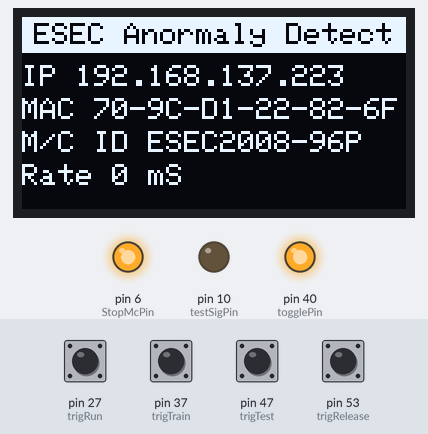
Bench run of a sketch on a simulated Arduino Mega 2560, built with avr-gcc and run on an emulated ATmega2560. On the bench: 128×64 one-colour display, output pins drawn as LEDs (lit = HIGH). Dashed ring = blinking. The test bench sets the inputs (shaded band); at power-on: pin 27 (trigRun), pin 37 (trigTrain), pin 47 (trigTest), pin 53 (trigRelease) HIGH. The display library's start-up logo is not drawn; pins used as bus, display or sensor lines are not drawn; what the sketch prints to the serial monitor is not drawn.

Above: at 1.57 s.
1.6 s: pin 53 (trigRelease) pulled LOW for 0.15 s
At 2.12 s:
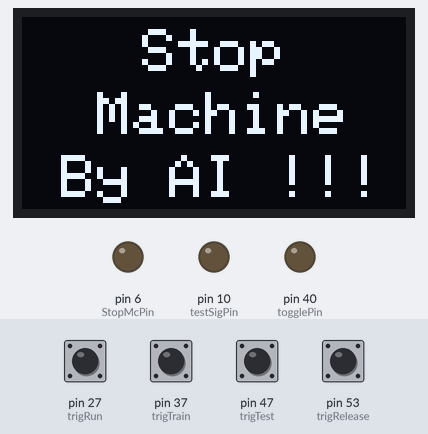
2.3 s: pin 53 (trigRelease) pulled LOW for 1 s
At 2.89 s:
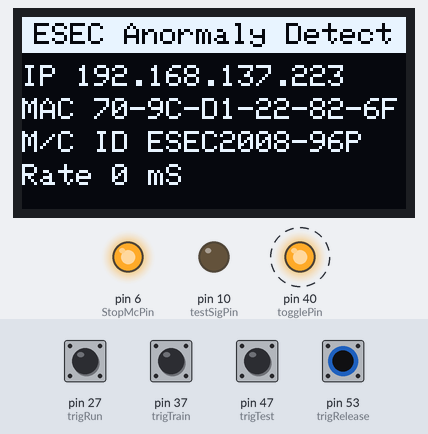
4.8 s: pin 53 (trigRelease) pulled LOW for 0.15 s
At 5.0 s:
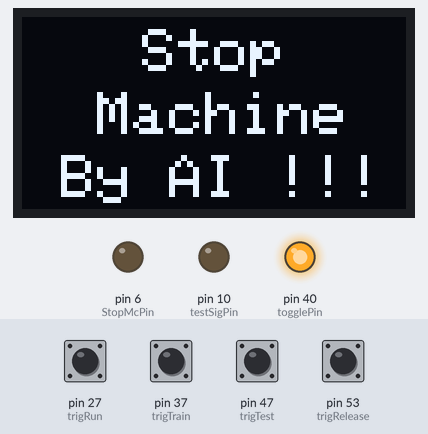
5.5 s: pin 53 (trigRelease) pulled LOW for 0.15 s
At 5.61 s:
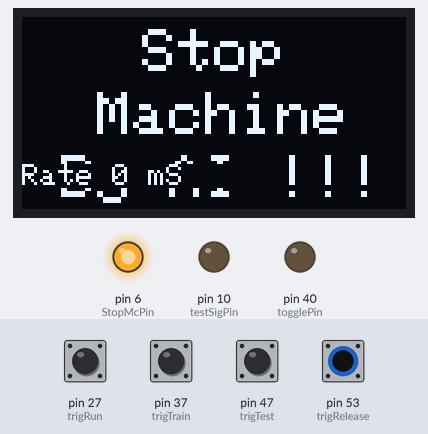
Timing chart, 0 to 11.9 s (numbered marks = the images above; inputs shaded):
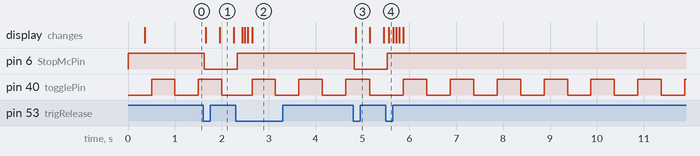

The sketch:

TriggerCamera8_MEGA.ino
```cpp
#include <ArduinoJson.h>
#include "triggerstate.h"

#include <SPI.h>
#include <Wire.h>
#include <Adafruit_GFX.h>
#include <Adafruit_SSD1306.h>
#include <avr/wdt.h>

#define SCREEN_WIDTH 128 // OLED display width, in pixels
#define SCREEN_HEIGHT 64 // OLED display height, in pixels
#define OLED_RESET     4 // Reset pin # (or -1 if sharing Arduino reset pin)
#define SCREEN_ADDRESS 0x3C ///< See datasheet for Address; 0x3D for 128x64, 0x3C for 128x32
Adafruit_SSD1306 display(SCREEN_WIDTH, SCREEN_HEIGHT, &Wire, OLED_RESET);


#define testSigPin 10
#define togglePin 40
#define StopMcPin 6
#define StopMcPinTrig 7
#define trigRun 27
#define trigTrain 37
#define trigTest 47
#define trigRelease 53


TriggerInput inputRun(trigRun,20);
TriggerInput inputSetupTrain(trigTrain,30);
TriggerInput inputSetupTest(trigTest,30);
TriggerInput inputRelease(trigRelease,30);

String inputString = "";         // a String to hold incoming data
bool stringComplete = false;  // whether the string is complete
bool SetupMode = true;

unsigned long startCount = 0;
String dataCount = "";


unsigned long previousMillisToggleDisp = 0;
unsigned long previousMillisToggleStop = 0;
unsigned long previousMillisToggleSig = 0;
unsigned long previousMillisToggle = 0;
unsigned long previousMillisHandcheck = 0;
unsigned long previousMillisRateCount = 0;

String IP = "192.168.137.223";
String MAC =  "70-9C-D1-22-82-6F";
String MC_ID = "ESEC2008-96P";
int Rate = 0;
int triggerCount = 0;
int procCounterTrig = 0;
bool disp_init = false;

bool stopTrigged = false;


DynamicJsonDocument doc(1024);

void setup() {
  Serial.begin(9600);
  pinMode(testSigPin, OUTPUT);
  pinMode(togglePin, OUTPUT);
  pinMode(StopMcPin, OUTPUT);
  pinMode(StopMcPinTrig, OUTPUT);
  digitalWrite(StopMcPin, HIGH);
  digitalWrite(StopMcPinTrig, HIGH);
  initialDisp();
  delay(10);
  wdt_enable(WDTO_500MS);
  Serial.println("#####################################################################");
}


void loop()
{
    bool ipRun = inputRun.getState();
    bool ipTrain = inputSetupTrain.getState();
    bool ipTest = inputSetupTest.getState();
    bool ipRelease = inputRelease.getState();
    if(ipRun && digitalRead(StopMcPin))
    {
        counter();
        String res = "{\"Mode\":\"Process\"}";
        printMsg(false,res);
    }
    else
    {
        if(ipTrain)
        {
            String res = "{\"Mode\":\"SetupTrain\"}";
            printMsg(false,res);
        }
        else if(ipTest)
        {
            String res = "{\"Mode\":\"SetupTest\"}";
            printMsg(false,res);
        }
        else if(ipRelease)
        {
          digitalWrite(StopMcPin, !digitalRead(StopMcPin));
          handcheck_msg();
        }
    }
    toggle();
    handcheck();
    IOControl();
    rateCal();
    toggleStop();
    //toggleSignal();
    togleDispStopMC();
    wdt_reset();
}


bool disptog = false;
bool resetToNormDisp = false;
void togleDispStopMC()
{
  if(!digitalRead(StopMcPin))
  {
    resetToNormDisp = true;
    unsigned int interval = 300;
    if(millis() - previousMillisToggleDisp >= interval)
    {
      previousMillisToggleDisp = millis();
      dispStopMC(disptog);
      disptog = !disptog;
    }
  }
  else
  {
    if(resetToNormDisp)
    {
      resetToNormDisp = false;
      normalDisp();
    }
  }
}


int countTrig = 0;
void toggleStop()
{
  if(!digitalRead(StopMcPin))
  {
    if(stopTrigged)
    {
      return;
    }
    unsigned int interval = 500;
    if(millis() - previousMillisToggleStop >= interval)
    {
      previousMillisToggleStop = millis();
      digitalWrite(StopMcPinTrig, !digitalRead(StopMcPinTrig));
      countTrig += 1;
      if(countTrig == 2)
      {
        stopTrigged = true;
      }
    }
  }
  else
  {
    digitalWrite(StopMcPinTrig, HIGH);
    stopTrigged = false;
    countTrig = 0;
  }
}

void toggleSignal()
{
   unsigned int interval = 200;
   if (millis() - previousMillisToggleSig  >= interval)
   {
      previousMillisToggleSig = millis();
      digitalWrite(testSigPin, !digitalRead(testSigPin));
   }
}

void toggle()
{
   unsigned int interval = 500;
   if (millis() - previousMillisToggle  >= interval)
   {
      previousMillisToggle = millis();
      digitalWrite(togglePin,!(digitalRead(togglePin)));
   }
}

void printMsg(bool command,String val)
{
    if(command)
    {
        String s1 = "CommandInput >> ";
        String s3 = s1 + val;
        Serial.println(s3);
    }
    else
    {
        String s1 = "Trig;";
        String s3 = s1 + val;
        Serial.println(s3);
    }
}
void handcheck()
{
  unsigned int interval = 2000;
  if (millis() - previousMillisHandcheck  >= interval)
  {
    previousMillisHandcheck = millis();
    handcheck_msg();
  }
}

void handcheck_msg()
{
  if (!digitalRead(StopMcPin))
  {
    Serial.println("HandCheck;{\"StopMC\":true,\"Rate\":"+String(Rate)+",\"TriggerCount\":"+String(procCounterTrig)+"}");
  }
  else
  {
    Serial.println("HandCheck;{\"StopMC\":false,\"Rate\":"+String(Rate)+",\"TriggerCount\":"+String(procCounterTrig)+"}");
  }
}

void rateCal()
{
  unsigned int interval = 5000;
  if (millis() - previousMillisRateCount  >= interval)
  {

    if(digitalRead(StopMcPin))
    {
      previousMillisRateCount = millis();
      String res = dataCount;
      dataCount = "";
      procCounterTrig = triggerCount;
      triggerCount =0;
      Rate = calculate(res);
      dispRate();
    }
    else
    {
      dataCount = "";
      Rate = 0;
      triggerCount =0;
      procCounterTrig = 0;
    }

  }
}

void counter()
{
  triggerCount +=1;
  if(startCount == 0)
  {
    startCount = millis();
  }
  else
  {
    unsigned long cal = millis()-startCount;
    startCount = 0;
    if(dataCount == "")
    {
      dataCount += String(cal);
    }
    else
    {
      dataCount += "," + String(cal);
    }
  }
}

int calculate(String res)
{
    if(res == "")
    {
      return 0;
    }
    String s = res+",";
    int n = s.length();
    char char_array[n + 1];
    strcpy(char_array, s.c_str());
    String buff = "";
    int idx = 0;
    int sumdata = 0;
    for(int i =0; i<n; i++)
    {
      if(char_array[i] == ',')
      {
        unsigned long dataPeriode = atol(buff.c_str());
        if(dataPeriode < 1000)
        {
          sumdata += dataPeriode;
          idx +=1;
        }
        buff = "";

      }
      else
      {
        buff += char_array[i];
      }
    }
    if(sumdata != 0 && idx != 0)
    {
       int T_avg = (sumdata)/(idx);
       return T_avg;
    }
    else
    {
      return 0;
    }
}


void IOControl()
{
    while (Serial.available())
    {
      char inChar = (char)Serial.read();
      if (inChar == '\n')
      {
        stringComplete = true;
      }
      else
      {
        inputString += inChar;
      }
   }
   if (stringComplete)
   {
      String dataInput = inputString;
      inputString = "";
      stringComplete = false;

      JsonObject obj = doc.as<JsonObject>();
      deserializeJson(doc, dataInput);

      serialIO(obj);
      serialDisp(obj);
   }
}
void serialIO(JsonObject obj)
{
  if (obj.containsKey("StopMC"))
  {
    bool stopMC = obj["StopMC"].as<bool>();
    digitalWrite(StopMcPin, !stopMC);
    Rate = 0;
    handcheck_msg();
    handcheck_msg();
  }
}

void serialDisp(JsonObject obj)
{

  bool hasChange = false;
  if (obj.containsKey("MC_ID") || obj.containsKey("MAC") || obj.containsKey("IP"))
  {
    if (obj.containsKey("IP"))
    {
      String ip = obj["IP"].as<String>();
      if (ip != IP)
      {
        if(ip == "null")
        {
          return;
        }
        IP = ip;
        hasChange = true;
      }
    }
    if (obj.containsKey("MAC"))
    {
      String mac = obj["MAC"].as<String>();
      if (mac != MAC)
      {
        if(mac == "null")
        {
          return;
        }
        MAC = mac;
        hasChange = true;
      }
    }
    if (obj.containsKey("MC_ID"))
    {
      String mcid = obj["MC_ID"].as<String>();
      if (mcid != MC_ID)
      {
        if(mcid == "null")
        {
          return;
        }
        MC_ID = mcid;
        hasChange = true;
      }
    }
    if(hasChange)
    {
      normalDisp();
    }
  }
}

void initialDisp()
{

  if (!display.begin(SSD1306_SWITCHCAPVCC, SCREEN_ADDRESS)) {
    Serial.println(F("SSD1306 allocation failed"));
    for (;;){
      Serial.println(F("SSD1306 allocation failed"));
      delay(1000);
    }
  }
  disp_init = true;
  normalDisp();
}
void normalDisp()
{
  if(!disp_init)
  {
    return;
  }
  display.display();
  delay(20);
  display.clearDisplay();
  display.setTextSize(1); // Draw 2X-scale text
  display.setTextColor(SSD1306_WHITE);

  display.setCursor(0, 0);
  display.fillRect(0, 0, display.width(), 12, SSD1306_INVERSE);
  display.display(); // Update screen with each newly-drawn rectangle

  display.setTextColor(SSD1306_BLACK);
  display.setCursor(4, 2);
  display.print("ESEC Anormaly Detect");
  display.display();

  dispIP();

  dispMAC();

  dispMCID();

  dispRate();


}

void dispMCID()
{
  if(!disp_init)
  {
    return;
  }
  display.setTextColor(WHITE, BLACK);
  display.setCursor(0, 38);
  display.println("                          ");
  display.display();
  display.setCursor(0, 38);
  display.print("M/C ID ");
  display.print(MC_ID);
  display.display();
}

void dispMAC()
{
    if(!disp_init)
  {
    return;
  }
  display.setTextColor(WHITE, BLACK);
  display.setCursor(0, 27);
  display.println("                        ");
  display.display();
  display.setCursor(0, 27);
  display.print("MAC ");
  display.print(MAC);
  display.display();
}

void dispIP()
{
    if(!disp_init)
  {
    return;
  }
  display.setTextColor(WHITE, BLACK);
  display.setCursor(0, 16);
  display.println("                      ");
  display.display();
  display.setCursor(0, 16);
  display.print("IP ");
  display.print(IP);
  display.print("    ");
  display.display();
}

void dispRate()
{
    if(!disp_init)
  {
    return;
  }
  display.setTextColor(WHITE,BLACK);
  display.setCursor(0, 49);
  display.print("Rate ");
  display.print(String(Rate));
  display.print(" mS   ");
  display.display();
}

void dispStopMC(bool white)
{
  if(!disp_init)
  {
    return;
  }
  display.clearDisplay();
  if(white)
  {
    display.setTextSize(2);
    display.setTextColor(WHITE);
    display.setCursor(40, 4);
    display.print("Stop");
    display.setCursor(25, 25);
    display.print("Machine");
    display.setCursor(13, 46);
    display.print("By AI !!!");
    display.setTextSize(1);

  }
  display.display();
//  else
//  {
//    display.setTextColor(BLACK);
//  }


}
```

triggerstate.h
```cpp
class TriggerInput {
  private:
    uint8_t pin;
    unsigned int statemachine;
    unsigned long t1;
    unsigned int waitMs;

  public:
    TriggerInput(uint8_t pin,unsigned int waitMs)
    {
      this->pin = pin;
      this->waitMs = waitMs;
      init();
      pinMode(pin,INPUT_PULLUP);
    }
    void init() {
      statemachine=0;
    }
    bool getState()
    {
        bool ip = !digitalRead(pin);
        switch(statemachine)
        {
            case 0:
                if(!ip)
                {
                  statemachine = 0;
                }
                else
                {
                  statemachine = 1;
                  t1 = millis();
                }
                return false;
                break;
            case 1:
                if(millis()-t1>waitMs)
                {
                   statemachine = 2;
                   if(!ip)
                   {
                      statemachine = 0;
                      return false;
                   }
                   return true;
                }
                return false;
                break;
            case 2:
                if(!ip)
                {
                  statemachine = 0;
                }
                return false;
                break;
        }
        return false;
    }
};
```

Measured:
- after the input at 1.6 s, pin 6 (StopMcPin): HIGH → LOW at once; the display: first changes after 0.06 s (image 1 shows a later state)
- after the input at 2.3 s, pin 6 (StopMcPin): LOW → HIGH at once; the display: first changes after 0.13 s (image 2 shows a later state)
- after the input at 4.8 s, pin 6 (StopMcPin): HIGH → LOW at once; the display: changes after 0.06 s (image 3)
- after the input at 5.5 s, pin 6 (StopMcPin): LOW → HIGH at once; the display: changes after 0.06 s (image 4)
- by itself, pin 40 (togglePin): alternates HIGH for 0.50 s and LOW for 0.50 s
